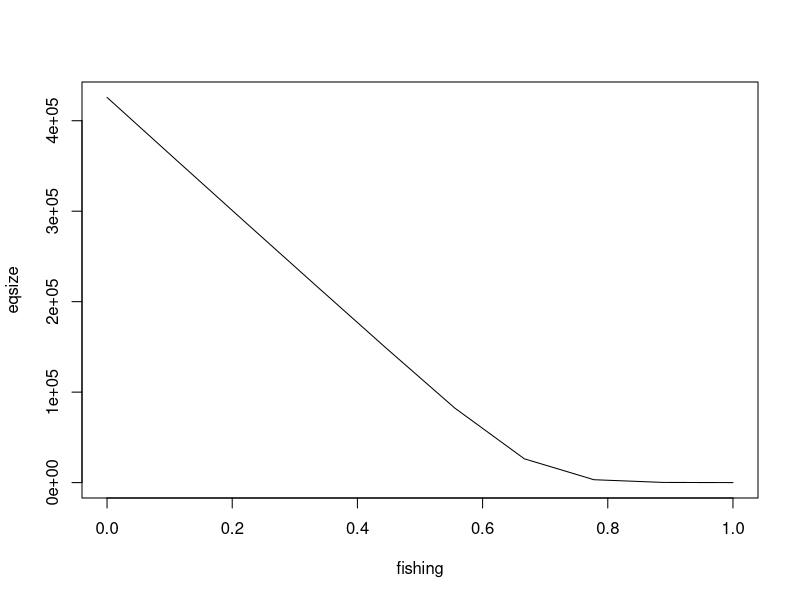

Generate this figure with R:
rm(list=ls(all=TRUE)) #clears workspace

# Install these packages if you haven't already
# install.packages("Rtools")
# install.packages("deSolve")

# Load deSolve package
library(deSolve)

# Create an SEIC function
seic <- function(time, state, parameters) {
  
  with(as.list(c(state, parameters)), {
  
    dS <- (b-c*(S+E+I+C))*(S+E+I+C) - (mu+qS*f)*S - beta*S*(I/(S+E+I+C)) 
    dE <- beta*S*(I/(S+E+I+C)) - (mu+qS*f+gamma)*E
    dI <- gamma*E - (mu+qS*f+alpha+rho)*I
    dC <- rho*I - (mu+qC*f)*C
    
    return(list(c(dS, dE, dI, dC)))
  })
}

## Set parameters and time frame
init       <- c(S= 1000000, E = 100, I = 0, C = 0)
fishing <- seq(0,1,length=10)
times      <- seq(0, 50, by = 0.5)

eqsize <- numeric(length(fishing)) # a vector to hold the solutions

for(i in seq_along(fishing)){
  parameters <- c(qS = 0.5,qC = 1,gamma = 91.25, rho = 30, beta = 45, b = 0.6, mu = 0.15, c = 1.05e-06,alpha = 2,f = fishing[i])
  out <- as.data.frame(
    out <- ode(
      y = init, 
      times = times, 
      func = seic, 
      parms = parameters
      )
    )
  eqsize[i] <- tail(out$S+out$E+out$I+out$C,1)
}

plot(fishing,eqsize,type='l')
